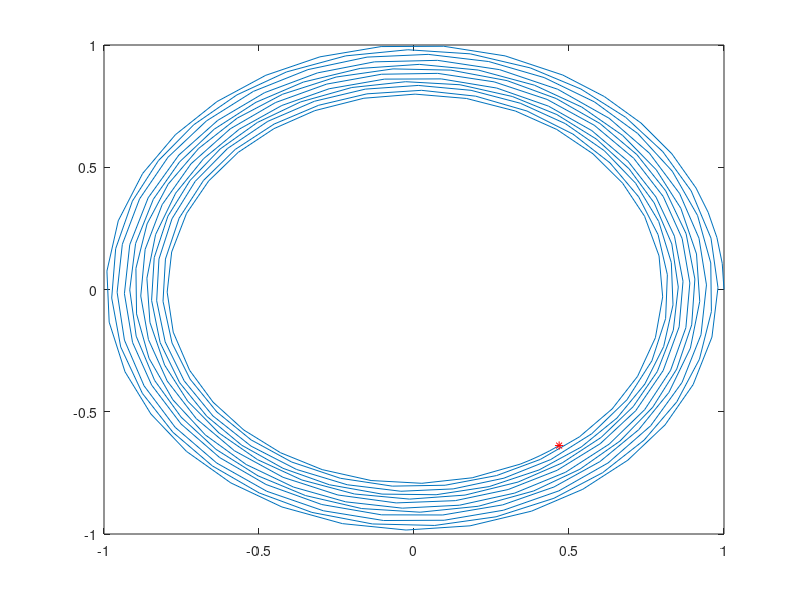

Write the MATLAB code that produced this figure. (Note: this script raises an error after producing the figure.)
%% Question 1
rhs = @(t, u) [-sin(u(2)); u(1)];
rhs(0, [2; pi/4]);
[T, U] = ode45(rhs, [0 10], [0 1]);
Y = U(:, 2);
plot(T, Y);

%% Question 2a
G = 4*pi^2;
M = 1.0;
r = @(x,y) sqrt(x^2 + y^2);

rhs = @(t,u) [ ...
    u(3); ... % dx/dt = u
    u(4); ... % dy/dt = v
    -G*M*u(1) / r(u(1), u(2))^3; ... % du/dt = -GMx / r^3
    -G*M*u(2) / r(u(1), u(2))^3; ... % dv/dt = -GMy / r^3
];
[T, U] = ode45(rhs, [0 10], [1 0 0 sqrt(G*M)]);
X = U(:, 1);
Y = U(:, 2);
plot(X, Y);
axis equal;

for i = 1:length(T)
    plot(U(1:i, 1), U(1:i, 2));
    hold on;
    xlim([-1 1]);
    ylim([-1 1]);
    plot(U(i, 1), U(i, 2), "*r");
    hold off
    pause(0.05);
end

%% Question 2b
[T, U45] = ode45(rhs, [0 10], [1 0 0 sqrt(G*M)]);
[T, U23] = ode23(rhs, [0 10], [1 0 0 sqrt(G*M)]);
[T, U23t] = ode23t(rhs, [0 10], [1 0 0 sqrt(G*M)]);

hold on;
axis equal;
plot(U45(:,1), U45(:,2), 'bl');
plot(U23(:,1), U23(:,2), 'r');
plot(U23t(:,1), U23t(:,2), 'g');
legend("ode45", "ode23", "ode23t");